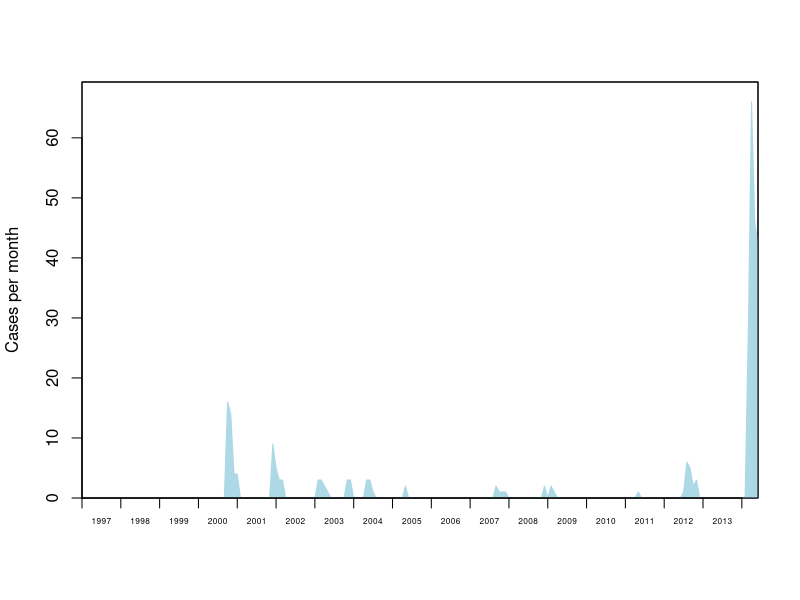
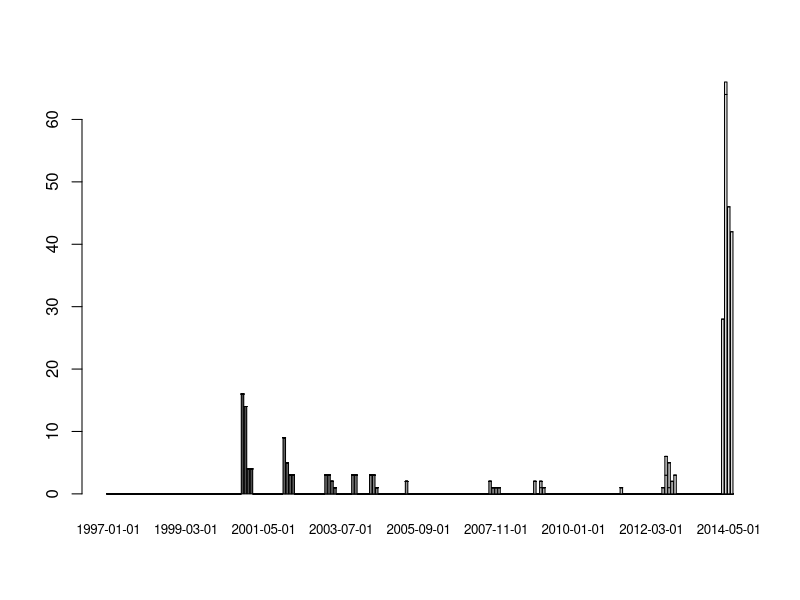
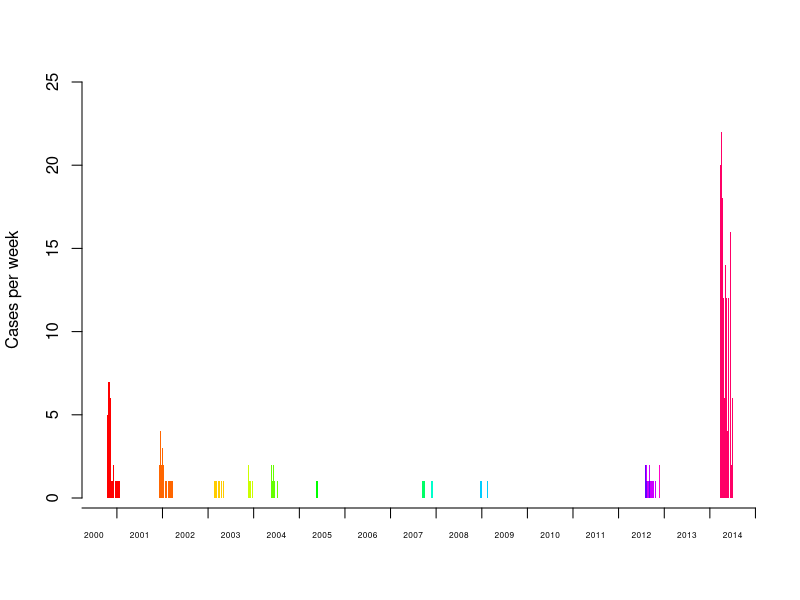

Source code (R) for these figures, in order:
# Reads in raw data source, extracts data for each epidemic
# and generates a new .csv file with the data from all epidemics

# assumes the variable 'data_file' contains the data file to use

# columes that indicate an outbreak
outbreak_col      <- "Outbrk"
outbreak_code_col <- "Outbrk"

# column for report date
date_col          <- "reportdate"
date_format       <- "%d-%B-%y"

# output folder to create
output_dir        <- "outbreaks"

# Episurv has a weird week layout as follows:
# 1. All weeks are Saturday through Friday.
# 2. The first week of the year must end on the first Friday of the year.

# NOT SURE ABOUT THE NEXT TWO...
# 3. Each year has between 1 and 53?? such weeks.  Any further weeks are combined with week 1 of the next year.
# 4. Every week is 7 days, except possibly for week '1' of each year, which might be up to 14 days.

# survey weeks start on a saturday, so just find the previous saturday
surv_week_start <- function(date)
{
  # 1. Find the previous saturday
  prev_sat <- date
  while (weekdays(prev_sat) != "Saturday")
    prev_sat <- prev_sat - 1;
  return(as.character(prev_sat))
}

surv_month_start <- function(date)
{
  # Find the month
  return(format.Date(date, "%Y-%m-01"))
}

# read in data
all <- read.csv("EbolaData.csv")

outbreak_rows <- all[,outbreak_col] == "Yes"
outbreak_rows_with_code <- !is.na(all[,outbreak_code_col])

table(outbreak_rows, outbreak_rows_with_code)

# there are 7 rows with Outbrk == TRUE and no OutbreakCode
# there are 35 rows with OutbreakCode specified and Outbrk = FALSE

# assume we want ones with the OutbreakCode specified - this throws away 7 unknowns
outbreak_rows <- outbreak_rows_with_code
all[!outbreak_rows,outbreak_code_col] <- 0

# now grab out the date field and convert to week
# TODO: for epidemic we could use onset date, but its not always available
notification_dates <- as.Date(all[,date_col], format=date_format)
notification_weeks <- sapply(notification_dates, surv_week_start)

# now the total incidence through time, with outbreak no's as well

notification_months <- sapply(notification_dates, surv_month_start)

num_months <- (2014.5-1997)*12

ob_range <- range(as.Date(notification_months))
ob_weeks <- matrix(0, length(unique(all[,outbreak_code_col])), num_months)
colnames(ob_weeks) <- 1:num_months
for (i in 1:num_months)
  colnames(ob_weeks)[i] <- sprintf("%4d-%02d-01", 1997 + floor((i-1)/12), (i-1) %% 12 + 1)
rownames(ob_weeks) <- unique(all[,outbreak_code_col])
t <- table(all[,outbreak_code_col], notification_months)
ob_weeks[rownames(t), colnames(t)] <- t

# plot time series of total cases
ts <- colSums(ob_weeks)

plot(NULL, type="l", ylab="Cases per month", xlim=c(0, num_months-1), ylim=c(0, max(ts)*1.05), xlab="", xaxt="n", xaxs="i", yaxs="i")
x <- c(0, 0:(num_months-1), num_months-1)
y <- c(0, ts, 0)
polygon(x, y, col="lightblue", border="lightblue")

axis(1, seq(0,floor(num_months/12)*12,by=12), labels=rep("", floor(num_months/12)+1))
mtext(1996+1:floor(num_months/12), side=1, at = (1:floor(num_months/12))*12 - 6, line=0.5, cex=0.5)
box()

barplot(ob_weeks,cex.names=0.8)

# plot finer-grained total cases per week
rows <- notification_weeks > "2000-01-31"

weeks_2007 <- notification_weeks[rows]
outbreaks_2007 <- all[rows,outbreak_code_col]

ob_range <- range(as.Date(weeks_2007))
ob_weeks <- matrix(0, length(unique(outbreaks_2007)), diff(ob_range)/7+1)
colnames(ob_weeks) <- as.character(seq(ob_range[1], ob_range[2], by=7))
rownames(ob_weeks) <- sort(unique(outbreaks_2007))
t <- table(outbreaks_2007, weeks_2007)
ob_weeks[rownames(t), colnames(t)] <- t
cols <- c("grey20", rainbow(nrow(ob_weeks)-1))
barplot(ob_weeks, col=cols, border=NA, space=0, xaxt="n", ylim=c(0,25), ylab="Cases per week")

# figure out years...
years <- as.numeric((as.Date(paste(2000:2015, "-01-01", sep="")) - ob_range[1]) / 7)
axis(1, at=years, labels=rep("", length(years)), line=0.5)
mtext(2000:2014, side=1, at = years[-length(years)] + diff(years)/2, line=1.2,cex=0.5)

# combine 'outbreaks' with fewer than 10 cases into one semi-sporadic column
weeks_2009 <- notification_weeks[rows]
outbreaks_2009 <- all[rows,outbreak_code_col]
ob_range <- range(as.Date(weeks_2009))
ob_weeks <- matrix(0, length(unique(outbreaks_2009)), diff(ob_range)/7+1)
colnames(ob_weeks) <- as.character(seq(ob_range[1], ob_range[2], by=7))
rownames(ob_weeks) <- sort(unique(outbreaks_2009))
t <- table(outbreaks_2009, weeks_2009)
ob_weeks[rownames(t), colnames(t)] <- t

sporadic <- ob_weeks[1,]
epidemic <- ob_weeks[-1,]
ob_sizes <- rowSums(epidemic)

# find our main outbreaks.  We grab the big ones, then merge in sporadic cases in the same time period.
# at worse this will overestimate R0 as the epidemic is slightly larger than it really is.

ob_sizes <- ob_sizes[order(-ob_sizes)]
epidemics_to_use <- as.numeric(names(ob_sizes)[ob_sizes > 0])

# now for each, find all nearby cases
weeks_2009 <- as.Date(weeks_2009)
outbreaks_R0 <- rep(0, length(outbreaks_2009))
outbreaks_R0[outbreaks_2009 %in% epidemics_to_use] <- outbreaks_2009[outbreaks_2009 %in% epidemics_to_use]

for (epi in epidemics_to_use)
{
  current_epi_rows <- outbreaks_R0 == epi
  # expand the week range by week_fudge weeks and look for more cases.  Keep going until we find none.
  week_fudge <- 3*7
  while (TRUE)
  {
    week_range <- range(weeks_2009[current_epi_rows])
    sporadics_to_add <- weeks_2009 >= week_range[1]-week_fudge & weeks_2009 <= week_range[2]+week_fudge & !current_epi_rows
    if (sum(sporadics_to_add) == 0)
      break
    current_epi_rows <- current_epi_rows |  sporadics_to_add
  }
  # update
  outbreaks_R0[current_epi_rows] <- epi
}

# reorder the outbreaks based on their end date
outbreak_nos <- unique(outbreaks_R0[outbreaks_R0 > 0])
max_dates <- rep("", length(outbreak_nos))
for (i in 1:length(outbreak_nos))
{
  max_dates[i] <- max(weeks_2009[outbreaks_R0 == outbreak_nos[i]])
}
epidemic_order <- order(max_dates)


# export these outbreaks for R0 analyses

# create output directory
dir.create(file.path(output_dir), showWarnings = FALSE)

# for each outbreak, compute the incidence
for (ob_num in outbreak_nos)
{
  # find the rows
  ob_rows  <- outbreaks_R0 == ob_num
  
  # create a date range
  ob_range <- range(weeks_2009[ob_rows])
  ob_weeks <- rep(0, length=diff(ob_range)/7+1)
  names(ob_weeks) <- seq(ob_range[1], ob_range[2], by=7)
  
  # compute the incidence by tabling up
  t <- table(weeks_2009[ob_rows])
  ob_weeks[names(t)] <- t
  
  # write out an outbreak file
  outbreak_data <- data.frame(date=names(ob_weeks), week=1:length(ob_weeks), incidence=ob_weeks)
  outbreak_file <- file.path(output_dir, sprintf("outbreak%02d.csv", ob_num))
  write.csv(outbreak_data, outbreak_file, row.names=F)
}

